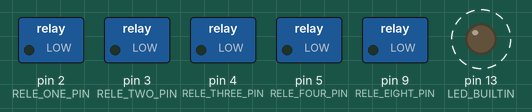
A sketch run on a simulated Arduino Uno, built with avr-gcc and run on an emulated ATmega328P. On the bench: switched loads named in the sketch (green lamp = pin HIGH), output pins drawn as LEDs (lit = HIGH). Dashed ring = blinking.

Above: at 0.4 s.
Timing chart, 0 to 3.0 s (numbered marks = the images above):
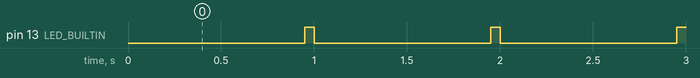

The sketch:

app.ino
```cpp
#include "global.h"
#include "rele.h"
#include "tick.h"

#define RELE_ONE_CLOSE_MINUTES 120
#define RELE_ONE_OPEN_MINUTES 480
Rele releOne(RELE_ONE_PIN, RELE_ONE_CLOSE_MINUTES, RELE_ONE_OPEN_MINUTES);

#define RELE_TWO_CLOSE_MINUTES 90
#define RELE_TWO_OPEN_MINUTES 120
Rele releTwo(RELE_TWO_PIN, RELE_TWO_CLOSE_MINUTES, RELE_TWO_OPEN_MINUTES);

#define RELE_THREE_CLOSE_MINUTES 90
#define RELE_THREE_OPEN_MINUTES 240
Rele releThree(RELE_THREE_PIN, RELE_THREE_CLOSE_MINUTES, RELE_THREE_OPEN_MINUTES);

#define RELE_FOUR_CLOSE_MINUTES 80
#define RELE_FOUR_OPEN_MINUTES 160
Rele releFour(RELE_FOUR_PIN, RELE_FOUR_CLOSE_MINUTES, RELE_FOUR_OPEN_MINUTES);

#define RELE_EIGHT_CLOSE_MINUTES 90
#define RELE_EIGHT_OPEN_MINUTES 600
Rele releEight(RELE_EIGHT_PIN, RELE_EIGHT_CLOSE_MINUTES, RELE_EIGHT_OPEN_MINUTES);

void setup() {
  pinMode(LED_BUILTIN, OUTPUT);

  pinMode(RELE_ONE_PIN, OUTPUT);
  pinMode(RELE_TWO_PIN, OUTPUT);
  pinMode(RELE_THREE_PIN, OUTPUT);
  pinMode(RELE_FOUR_PIN, OUTPUT);

  pinMode(RELE_EIGHT_PIN, OUTPUT);
}

void loop() {
  releOne.checkStatus();
  releTwo.checkStatus();
  releThree.checkStatus();
  releFour.checkStatus();

  releEight.checkStatus();
  tick();
}
```

global.h
```cpp
#ifndef GLOBAL
#define GLOBAL

const int CLOSE_SWITCH = LOW;
const int OPEN_SWITCH = HIGH;

const int ONE_MINUTE_SECONDS = 60;

const int TICK_MILLIS = 1000;
const int OFFSET_MILLIS = 50;

#define RELE_ONE_PIN 2
#define RELE_TWO_PIN 3
#define RELE_THREE_PIN 4
#define RELE_FOUR_PIN 5
#define RELE_EIGHT_PIN 9

#endif
```

rele.h
```cpp
#include "global.h"

unsigned int seconds2Minutes(unsigned int seconds) {
  return seconds / ONE_MINUTE_SECONDS;
}

class Rele {
 private:
  byte relePin;
  unsigned int closeMinutes;
  unsigned int openMinutes;

  unsigned int currentCloseSecs;
  unsigned int currentOpenSecs;
  bool isClose;

 public:
  Rele(byte relePin, unsigned int closeMinutes, unsigned int openMinutes) {
    this->relePin = relePin;
    this->closeMinutes = closeMinutes;
    this->openMinutes = openMinutes;
    closeRele();
  }

  void checkStatus() {
    if (isClose) {
      ++currentCloseSecs;
      if (seconds2Minutes(currentCloseSecs) >= closeMinutes) {
        openRele();
      }
    } else {
      ++currentOpenSecs;
      if (seconds2Minutes(currentOpenSecs) >= openMinutes) {
        closeRele();
      }
    }
  }

  void closeRele() {
    isClose = true;
    initTimers();
    digitalWrite(relePin, CLOSE_SWITCH);
  }

  void openRele() {
    isClose = false;
    initTimers();
    digitalWrite(relePin, OPEN_SWITCH);
  }

  void initTimers() {
    currentCloseSecs = 0;
    currentOpenSecs = 0;
  }
};
```

tick.h
```cpp
#include "global.h"

void tick() {
  delay(TICK_MILLIS - OFFSET_MILLIS);
  digitalWrite(LED_BUILTIN, HIGH);
  delay(OFFSET_MILLIS);
  digitalWrite(LED_BUILTIN, LOW);
}
```

Measured:
- by itself, pin 13 (LED_BUILTIN): alternates HIGH for 0.05 s and LOW for 0.95 s
